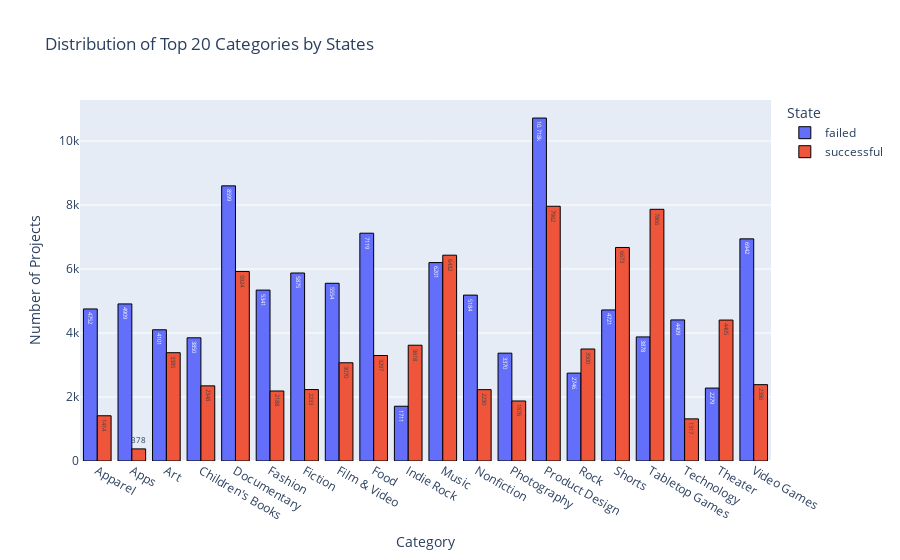

The notebook cell this image was saved under:
### Code cell
top_categories = df["category"].value_counts().head(20).index
top_categories_df = df.loc[df["category"].isin(top_categories)]
top_categories_state_counts = (
    top_categories_df.groupby(["category", "state"]).size().reset_index()
)
top_categories_state_counts.columns = ["category", "state", "count"]
fig4 = px.bar(
    top_categories_state_counts,
    x="category",
    y="count",
    color="state",
    barmode="group",
    title="Distribution of Top 20 Categories by States",
    text_auto=True,
    labels={"category": "Category", "count": "Number of Projects"},
)
fig4.update_traces(textfont_size=12, marker_line_width=1, marker_line_color="black")
fig4.update_layout(legend_title="State")
fig4.show()

### Figure 1 — Plotly figure (JSON) as saved in the notebook; plotly's stock layout.template omitted (floating-point values rounded to 4 significant figures)
{"data": [{"alignmentgroup": "True", "hovertemplate": "state=failed<br>Category=%{x}<br>Number of Projects=%{y}<extra></extra>", "legendgroup": "failed", "marker": {"color": "#636efa", "line": {"color": "black", "width": 1}, "pattern": {"shape": ""}}, "name": "failed", "offsetgroup": "failed", "orientation": "v", "showlegend": true, "textfont": {"size": 12}, "textposition": "auto", "texttemplate": "%{y}", "type": "bar", "x": ["Apparel", "Apps", "Art", "Children's Books", "Documentary", "Fashion", "Fiction", "Film & Video", "Food", "Indie Rock", "Music", "Nonfiction", "Photography", "Product Design", "Rock", "Shorts", "Tabletop Games", "Technology", "Theater", "Video Games"], "xaxis": "x", "y": [4752, 4909, 4101, 3850, 8599, 5341, 5875, 5554, 7119, 1711, 6201, 5184, 3370, 10718, 2746, 4721, 3878, 4409, 2279, 6942], "yaxis": "y"}, {"alignmentgroup": "True", "hovertemplate": "state=successful<br>Category=%{x}<br>Number of Projects=%{y}<extra></extra>", "legendgroup": "successful", "marker": {"color": "#EF553B", "line": {"color": "black", "width": 1}, "pattern": {"shape": ""}}, "name": "successful", "offsetgroup": "successful", "orientation": "v", "showlegend": true, "textfont": {"size": 12}, "textposition": "auto", "texttemplate": "%{y}", "type": "bar", "x": ["Apparel", "Apps", "Art", "Children's Books", "Documentary", "Fashion", "Fiction", "Film & Video", "Food", "Indie Rock", "Music", "Nonfiction", "Photography", "Product Design", "Rock", "Shorts", "Tabletop Games", "Technology", "Theater", "Video Games"], "xaxis": "x", "y": [1414, 378, 3385, 2348, 5924, 2188, 2233, 3070, 3297, 3618, 6432, 2230, 1876, 7962, 3500, 6673, 7866, 1317, 4405, 2386], "yaxis": "y"}], "layout": {"barmode": "group", "legend": {"title": {"text": "State"}, "tracegroupgap": 0}, "title": {"text": "Distribution of Top 20 Categories by States"}, "xaxis": {"anchor": "y", "domain": [0, 1], "title": {"text": "Category"}}, "yaxis": {"anchor": "x", "domain": [0, 1], "title": {"text": "Number of Projects"}}}}
